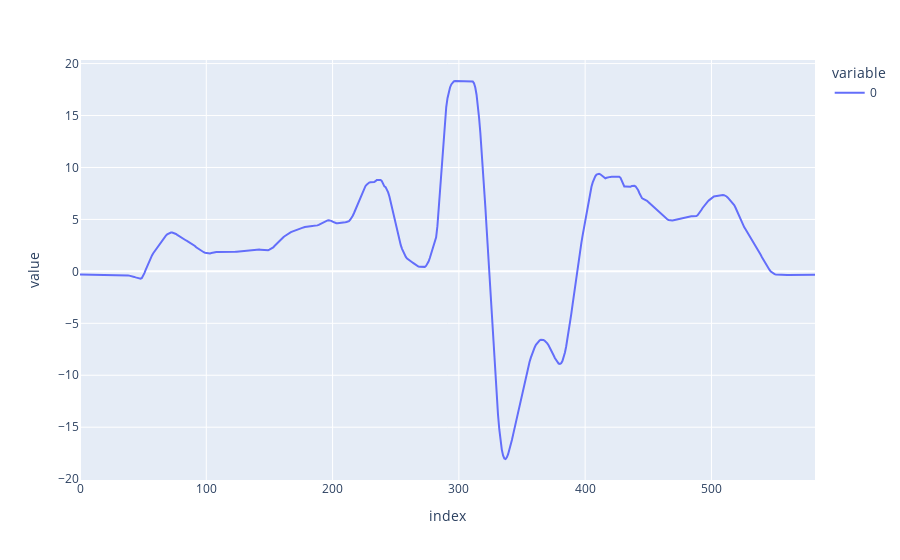

The code cell stored with this chart in its notebook:
### Code cell
px.line(pos_y)

### Figure 1 — Plotly figure (JSON) as saved in the notebook; plotly's stock layout.template omitted (floating-point values rounded to 4 significant figures; data arrays with more than 128 entries replaced by an {"elided": "..."} marker saying what was removed)
{"data": [{"hovertemplate": "variable=0<br>index=%{x}<br>value=%{y}<extra></extra>", "legendgroup": "0", "line": {"color": "#636efa", "dash": "solid"}, "marker": {"symbol": "circle"}, "mode": "lines", "name": "0", "orientation": "v", "showlegend": true, "type": "scatter", "x": {"elided": "583 int values"}, "xaxis": "x", "y": {"elided": "583 float values"}, "yaxis": "y"}], "layout": {"legend": {"title": {"text": "variable"}, "tracegroupgap": 0}, "margin": {"t": 60}, "xaxis": {"anchor": "y", "domain": [0, 1], "title": {"text": "index"}}, "yaxis": {"anchor": "x", "domain": [0, 1], "title": {"text": "value"}}}}
